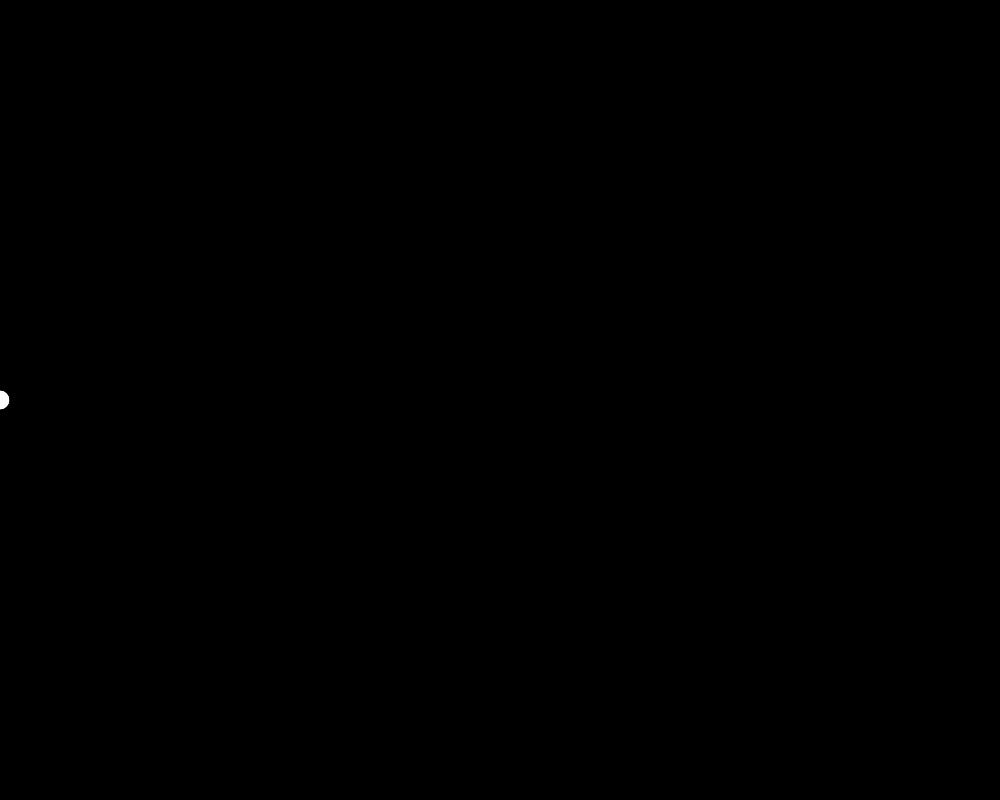
Frame 1 (no input)
Frame 60 (no input): blank canvas, image omitted
Frame 120 (the mouse pressed at the canvas centre since frame 60): blank canvas, image omitted

The p5.js sketch that drew this single still picture (run headless with seeded random() and noise() and a simulated clock; from frame 60 on, the mouse is pressed at the canvas centre):

// p5.js sketch
// ── sketch.js
var x = 0;

function setup() {
	createCanvas(1000,800);
}

function draw() {
	background(0);
	ellipse(x, height/2, 20,20);

	x = x + 10;
	if (x > width) {
		x = 0;
	}
}
